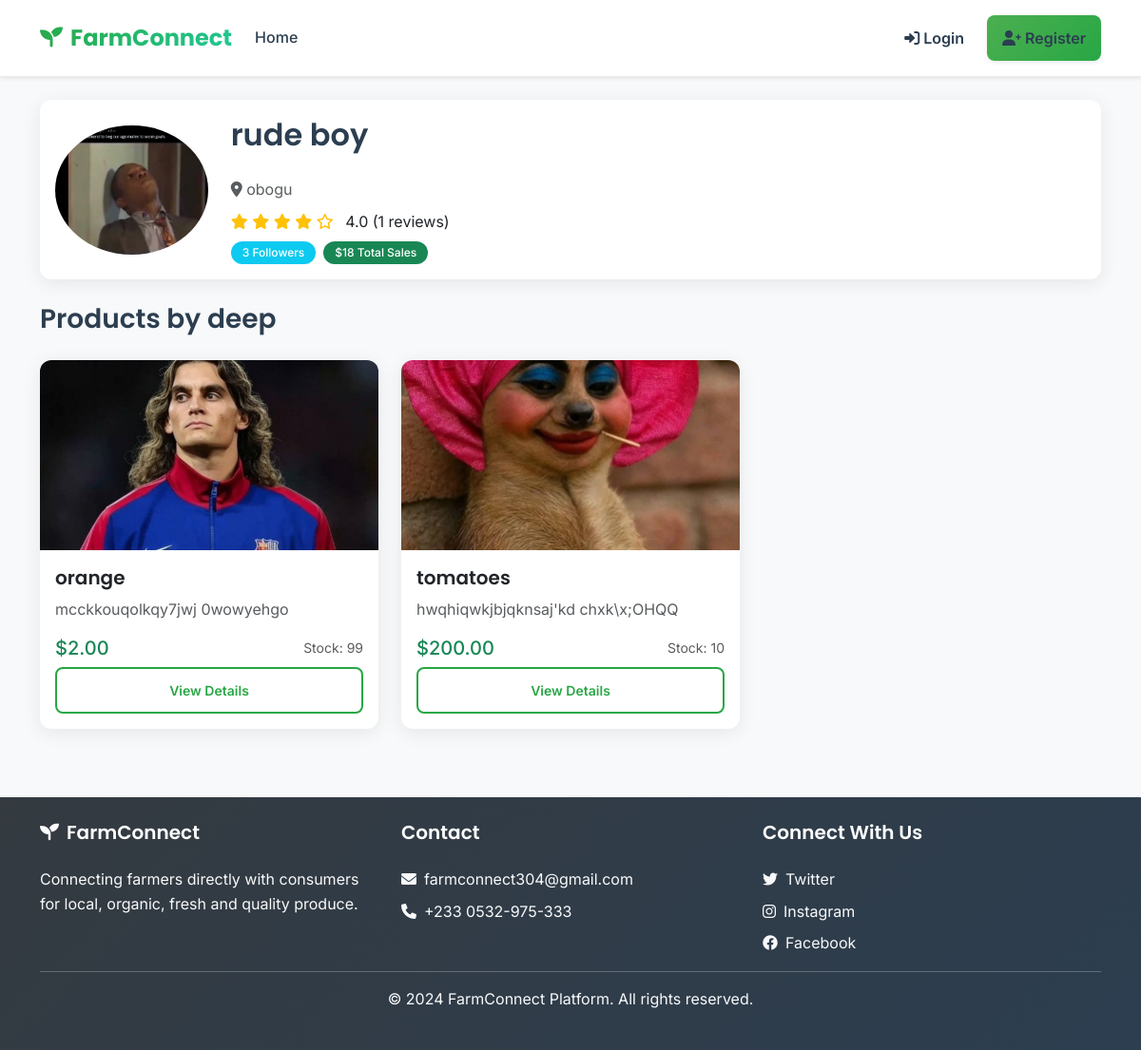
Screenshot of /products/farmer/2/ with the database file from the repository.
### accounts/models.py (models this page shows, shortened)
class FarmerProfile(models.Model):
    user = models.OneToOneField(User, on_delete=models.CASCADE, related_name='farmer_profile')
    farm_name = models.CharField(max_length=200, blank=True)
    farm_location = models.CharField(max_length=200)
    farm_description = models.TextField(blank=True)
    years_of_experience = models.PositiveIntegerField(default=0)
    farming_methods = models.CharField(max_length=200, blank=True)
    followers = models.ManyToManyField(CustomerProfile, blank=True, related_name='following')
    is_verified = models.BooleanField(default=False)
    verification_date = models.DateTimeField(null=True, blank=True)
    verification_documents = models.FileField(upload_to='verification/', blank=True, null=True)
    @property
    def total_followers(self):
        return self.followers.count()
    @property
    def total_sales(self):
        from orders.models import OrderItem
        result = OrderItem.objects.filter(product__farmer=self).aggregate(
            total=models.Sum('quantity')
        )['total']
        return result or 0
    @property
    def average_rating(self):
        ratings = self.ratings.all()
        if ratings:
            return sum(rating.rating for rating in ratings) / len(ratings)
        return 0

class User(AbstractUser):
    USER_TYPE_CHOICES = (
        ('customer', 'Customer'),
        ('farmer', 'Farmer'),
    )
    user_type = models.CharField(max_length=10, choices=USER_TYPE_CHOICES)
    phone_regex = RegexValidator(regex=r'^\+?1?\d{9,15}$', message="Phone number must be entered in the format: '+999999999'. Up to 15 digits allowed.")
    phone = models.CharField(validators=[phone_regex], max_length=17, blank=True)
    age = models.PositiveIntegerField(null=True, blank=True)
    location = models.CharField(max_length=255, blank=True)
    profile_picture = models.ImageField(upload_to='profile_pics/', null=True, blank=True)
    created_at = models.DateTimeField(auto_now_add=True)
    updated_at = models.DateTimeField(auto_now=True)

class FarmerRating(models.Model):
    farmer = models.ForeignKey(FarmerProfile, on_delete=models.CASCADE, related_name='ratings')
    customer = models.ForeignKey(CustomerProfile, on_delete=models.CASCADE)
    rating = models.PositiveIntegerField(choices=[(i, i) for i in range(1, 6)])
    review = models.TextField(blank=True)
    created_at = models.DateTimeField(auto_now_add=True)
    class Meta:
        unique_together = ('farmer', 'customer')

### products/models.py (models this page shows, shortened)
class Product(models.Model):
    farmer = models.ForeignKey('accounts.FarmerProfile', on_delete=models.CASCADE, related_name='products')
    category = models.ForeignKey(Category, on_delete=models.CASCADE)
    name = models.CharField(max_length=200)
    description = models.TextField()
    price = models.DecimalField(max_digits=10, decimal_places=2)
    stock = models.PositiveIntegerField(default=0)
    image = models.ImageField(upload_to='products/', blank=True, null=True)
    is_available = models.BooleanField(default=True)
    created_at = models.DateTimeField(auto_now_add=True)
    updated_at = models.DateTimeField(auto_now=True)

### products/views.py (the view)
# urls.py: path('farmer/<int:farmer_id>/', views.FarmerProductsView.as_view(), name='farmer_products'),
class FarmerProductsView(ListView):
    model = Product
    template_name = 'products/farmer_products.html'
    context_object_name = 'products'
    paginate_by = 12
    def get_queryset(self):
        self.farmer = get_object_or_404(FarmerProfile, id=self.kwargs['farmer_id'])
        return Product.objects.filter(farmer=self.farmer, is_available=True).order_by('-created_at')
    def get_context_data(self, **kwargs):
        context = super().get_context_data(**kwargs)
        context['farmer'] = self.farmer
        return context

### templates/products/farmer_products.html (shortened to what this page needs)
{% extends 'base.html' %}
{% block content %}
<div class="container my-4">
    <div class="card mb-4">
        <div class="card-body">
            <div class="row align-items-center">
                <div class="col-md-2">
                    {% if farmer.user.profile_picture %}
                        <img src="{{ farmer.user.profile_picture.url }}" class="rounded-circle img-fluid" alt="{{ farmer.user.username }}">
                    {% else %}
                        <div class="bg-success rounded-circle d-flex align-items-center justify-content-center mx-auto" style="width: 100px; height: 100px;">
                            <i class="fas fa-user fa-3x text-white"></i>
                        </div>
                    {% endif %}
                </div>
                <div class="col-md-7">
                    <h2>{{ farmer.user.first_name }} {{ farmer.user.last_name }}</h2>
                    <p class="text-muted mb-2">
                        <i class="fas fa-map-marker-alt"></i> {{ farmer.farm_location }}
                    </p>
                    <div class="mb-2">
                        <span class="text-warning">
                            {% for i in "12345" %}
                                {% if forloop.counter <= farmer.average_rating %}
                                    <i class="fas fa-star"></i>
                                {% else %}
                                    <i class="far fa-star"></i>
                                {% endif %}
                            {% endfor %}
                        </span>
                        <span class="ms-2">{{ farmer.average_rating|floatformat:1 }} ({{ farmer.ratings.count }} reviews)</span>
                    </div>
                    <div class="d-flex gap-2">
                        <span class="badge bg-info">{{ farmer.total_followers }} Followers</span>
                        <span class="badge bg-success">${{ farmer.total_sales }} Total Sales</span>
                    </div>
                </div>
            </div>
        </div>
    </div>
    <h3>Products by {{ farmer.user.username }}</h3>
    {% if products %}
        <div class="row">
            {% for product in products %}
                <div class="col-md-4 mb-4">
                    <div class="card h-100">
                        {% if product.image %}
                            <img src="{{ product.image.url }}" class="card-img-top" alt="{{ product.name }}" style="height: 200px; object-fit: cover;">
                        {% else %}
                            <div class="card-img-top bg-light d-flex align-items-center justify-content-center" style="height: 200px;">
                                <i class="fas fa-image fa-3x text-muted"></i>
                            </div>
                        {% endif %}
                        <div class="card-body d-flex flex-column">
                            <h5 class="card-title">{{ product.name }}</h5>
                            <p class="card-text text-muted">{{ product.description|truncatewords:15 }}</p>
                            <div class="mt-auto">
                                <div class="d-flex justify-content-between align-items-center mb-2">
                                    <span class="h5 text-success mb-0">${{ product.price }}</span>
                                    <small class="text-muted">Stock: {{ product.stock }}</small>
                                </div>
                                <div class="d-grid gap-2">
                                    <a href="{% url 'products:product_detail' product.pk %}" class="btn btn-outline-primary btn-sm">View Details</a>
                                </div>
                            </div>
                        </div>
                    </div>
                </div>
            {% endfor %}
        </div>
    {% else %}
        <div class="text-center py-5">
            <i class="fas fa-seedling fa-4x text-muted mb-3"></i>
            <h4>No products available</h4>
            <p class="text-muted">This farmer hasn't added any products yet.</p>
        </div>
    {% endif %}
</div>
{% endblock %}

### static/css/premium.css (style rules this page uses)
:root { --primary-green: #1a5f3f; --secondary-green: #2d8659; --accent-green: #4caf50; --light-green: #e8f5e8; --success-color: #28a745; --dark-gray: #2c3e50; --medium-gray: #6c757d; --light-gray: #f8f9fa; --white: #ffffff; --gradient-primary: linear-gradient(135deg, var(--primary-green), var(--secondary-green)); --gradient-accent: linear-gradient(135deg, var(--accent-green), var(--success-color)); --gradient-hero: linear-gradient(135deg, #1a5f3f 0%, #2d8659 50%, #4caf50 100%); --shadow-sm: 0 2px 4px rgba(0, 0, 0, 0.08); --shadow-md: 0 4px 12px rgba(0, 0, 0, 0.12); --shadow-lg: 0 8px 24px rgba(0, 0, 0, 0.16); --shadow-xl: 0 12px 32px rgba(0, 0, 0, 0.20); --font-primary: 'Inter', -apple-system, BlinkMacSystemFont, 'Segoe UI', Roboto, sans-serif; --font-heading: 'Poppins', -apple-system, BlinkMacSystemFont, 'Segoe UI', Roboto, sans-serif; --font-mono: 'Fira Code', 'Courier New', monospace; --spacing-xs: 0.25rem; --spacing-sm: 0.5rem; --spacing-md: 1rem; --spacing-lg: 1.5rem; --spacing-xl: 2rem; --spacing-2xl: 3rem; --radius-sm: 0.375rem; --radius-md: 0.5rem; --radius-lg: 0.75rem; --radius-xl: 1rem; --radius-2xl: 1.5rem; --transition-fast: 0.15s ease; --transition-normal: 0.25s ease; --transition-slow: 0.35s ease; }
body { font-family: var(--font-primary); font-weight: 400; line-height: 1.6; color: var(--dark-gray); background-color: var(--light-gray); position: relative; z-index: 1; }
main, .container-fluid, .container { position: relative; z-index: 1; }
h1, h2, h3, h4, h5, h6 { font-family: var(--font-heading); font-weight: 600; line-height: 1.3; color: var(--dark-gray); margin-bottom: var(--spacing-lg); }
h2 { font-size: 2rem; font-weight: 600; }
h3 { font-size: 1.75rem; font-weight: 600; }
h5 { font-size: 1.25rem; font-weight: 600; }
.btn { font-family: var(--font-primary); font-weight: 500; border-radius: var(--radius-md); transition: all var(--transition-normal); border: none; position: relative; overflow: hidden; }
.btn::before { content: ''; position: absolute; top: 0; left: -100%; width: 100%; height: 100%; background: linear-gradient(90deg, transparent, rgba(255, 255, 255, 0.2), transparent); transition: left var(--transition-slow); }
.card { border: none; border-radius: var(--radius-lg); box-shadow: var(--shadow-sm); transition: all var(--transition-normal); overflow: hidden; background: var(--white); }
.card::before { content: ''; position: absolute; top: 0; left: 0; right: 0; height: 4px; background: var(--gradient-primary); opacity: 0; transition: opacity var(--transition-normal); }

### static/css/main.css (style rules this page uses)
:root { --primary-green: #28a745; --secondary-green: #20c997; --accent-orange: #fd7e14; --dark-bg: #343a40; --light-gray: #f8f9fa; --border-radius: 12px; --transition: all 0.3s cubic-bezier(0.4, 0, 0.2, 1); }
html { scroll-behavior: smooth; }
.card { border: none; border-radius: var(--border-radius); box-shadow: 0 4px 20px rgba(0, 0, 0, 0.08); transition: var(--transition); overflow: hidden; }
.card-img-top { height: 200px; object-fit: cover; transition: var(--transition); }
.btn { border-radius: 8px; font-weight: 600; padding: 12px 24px; transition: var(--transition); border: none; position: relative; overflow: hidden; }
.btn-outline-primary { border: 2px solid var(--primary-green); color: var(--primary-green); }
.badge { font-weight: 500; padding: 6px 12px; border-radius: 20px; }

### templates/base.html (style rules this page uses)
.btn { min-height: 44px; touch-action: manipulation; }
.img-fluid { max-width: 100%; height: auto; }

### rows the page displays
FarmerProfile: user.profile_picture (picture), user.first_name "rude", user.last_name "boy", farm_location "obogu", average_rating "4.0", ratings.count "1", total_followers "3", total_sales "18", user.username "deep"
Product: image (picture), name "orange", description "mcckkouqolkqy7jwj 0wowyehgo", price "2.00", stock "99"
Product: image (picture), name "tomatoes", description "hwqhiqwkjbjqknsaj'kd chxk\\x;OHQQ", price "200.00", stock "10"
